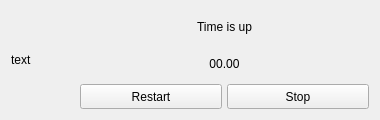
<?xml version="1.0" encoding="UTF-8"?>
<ui version="4.0">
 <class>fPopupWgt</class>
 <widget class="QWidget" name="fPopupWgt">
  <property name="geometry">
   <rect>
    <x>0</x>
    <y>0</y>
    <width>380</width>
    <height>120</height>
   </rect>
  </property>
  <property name="windowTitle">
   <string>Form</string>
  </property>
  <layout class="QHBoxLayout" name="horizontalLayout">
   <property name="spacing">
    <number>5</number>
   </property>
   <item>
    <widget class="QLabel" name="lPopupWgtIcon">
     <property name="sizePolicy">
      <sizepolicy hsizetype="Fixed" vsizetype="Fixed">
       <horstretch>0</horstretch>
       <verstretch>0</verstretch>
      </sizepolicy>
     </property>
     <property name="minimumSize">
      <size>
       <width>64</width>
       <height>64</height>
      </size>
     </property>
     <property name="text">
      <string>text</string>
     </property>
    </widget>
   </item>
   <item>
    <layout class="QVBoxLayout" name="verticalLayout">
     <item>
      <widget class="QLabel" name="lPopupWgtMainText">
       <property name="text">
        <string>Time is up</string>
       </property>
       <property name="alignment">
        <set>Qt::AlignCenter</set>
       </property>
      </widget>
     </item>
     <item>
      <widget class="QLabel" name="lPopupWgtTime">
       <property name="text">
        <string>00.00</string>
       </property>
       <property name="alignment">
        <set>Qt::AlignCenter</set>
       </property>
      </widget>
     </item>
     <item>
      <layout class="QHBoxLayout" name="horizontalLayout_2">
       <item>
        <widget class="QPushButton" name="pbRestart">
         <property name="minimumSize">
          <size>
           <width>0</width>
           <height>25</height>
          </size>
         </property>
         <property name="text">
          <string>Restart</string>
         </property>
        </widget>
       </item>
       <item>
        <widget class="QPushButton" name="pbStop">
         <property name="minimumSize">
          <size>
           <width>0</width>
           <height>25</height>
          </size>
         </property>
         <property name="text">
          <string>Stop</string>
         </property>
        </widget>
       </item>
      </layout>
     </item>
    </layout>
   </item>
  </layout>
 </widget>
 <resources/>
 <connections/>
</ui>
